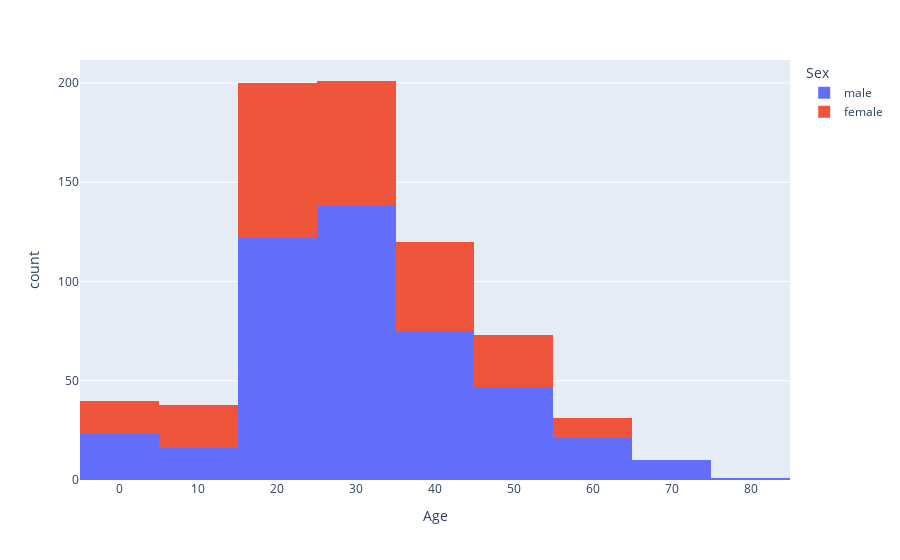

Write notebook code for a chart like this one.
### Code cell
px.histogram(train, x='Age',color="Sex",nbins=10)

### Figure 1 — Plotly figure (JSON) as saved in the notebook; plotly's stock layout.template omitted (floating-point values rounded to 4 significant figures; data arrays with more than 128 entries replaced by an {"elided": "..."} marker saying what was removed)
{"data": [{"alignmentgroup": "True", "bingroup": "x", "hovertemplate": "Sex=male<br>Age=%{x}<br>count=%{y}<extra></extra>", "legendgroup": "male", "marker": {"color": "#636efa", "pattern": {"shape": ""}}, "name": "male", "nbinsx": 10, "offsetgroup": "male", "orientation": "v", "showlegend": true, "type": "histogram", "x": {"elided": "577 float values"}, "xaxis": "x", "yaxis": "y"}, {"alignmentgroup": "True", "bingroup": "x", "hovertemplate": "Sex=female<br>Age=%{x}<br>count=%{y}<extra></extra>", "legendgroup": "female", "marker": {"color": "#EF553B", "pattern": {"shape": ""}}, "name": "female", "nbinsx": 10, "offsetgroup": "female", "orientation": "v", "showlegend": true, "type": "histogram", "x": {"elided": "314 float values"}, "xaxis": "x", "yaxis": "y"}], "layout": {"barmode": "relative", "legend": {"title": {"text": "Sex"}, "tracegroupgap": 0}, "margin": {"t": 60}, "xaxis": {"anchor": "y", "domain": [0, 1], "title": {"text": "Age"}}, "yaxis": {"anchor": "x", "domain": [0, 1], "title": {"text": "count"}}}}
